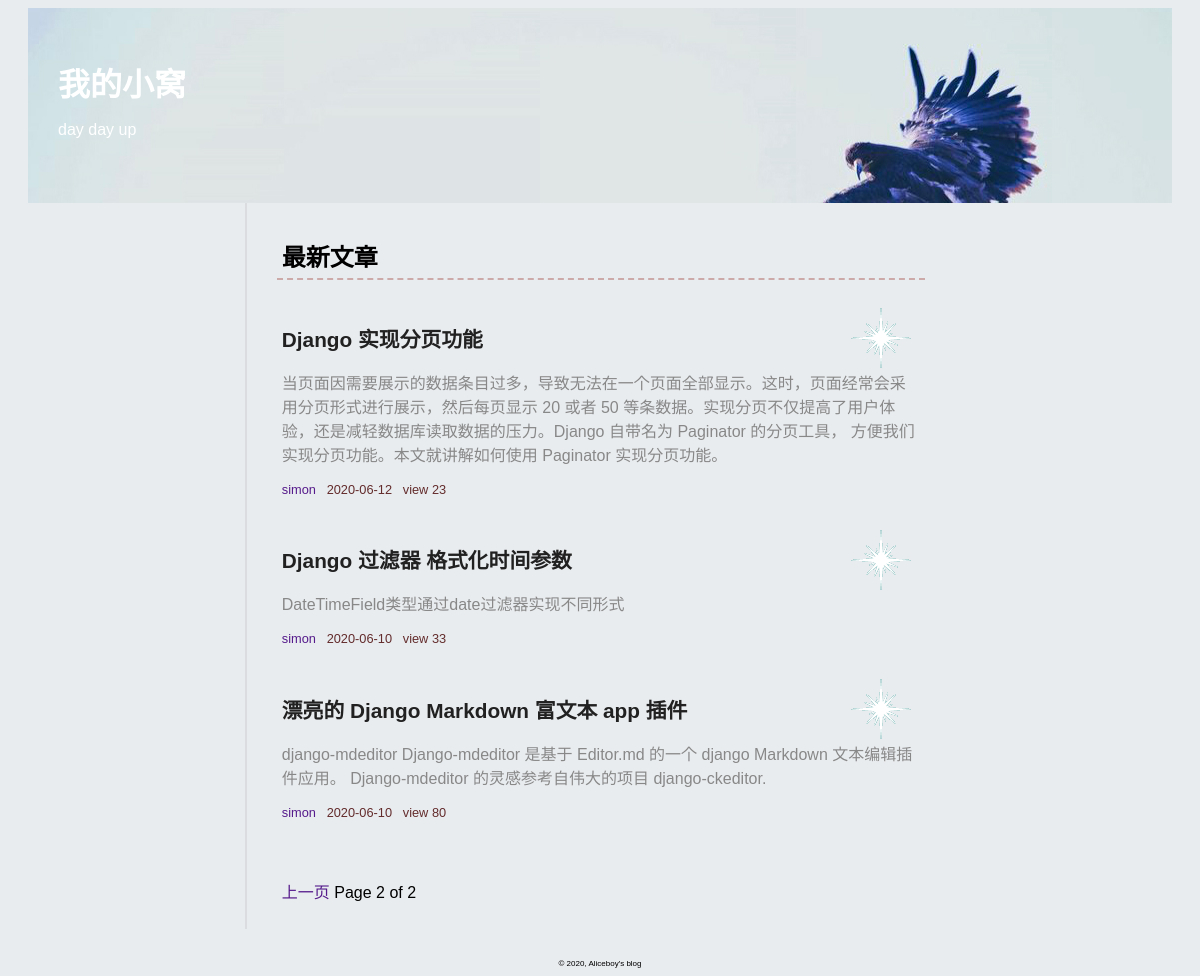
/blog/?page=2, run on an earlier commit of the app's database.
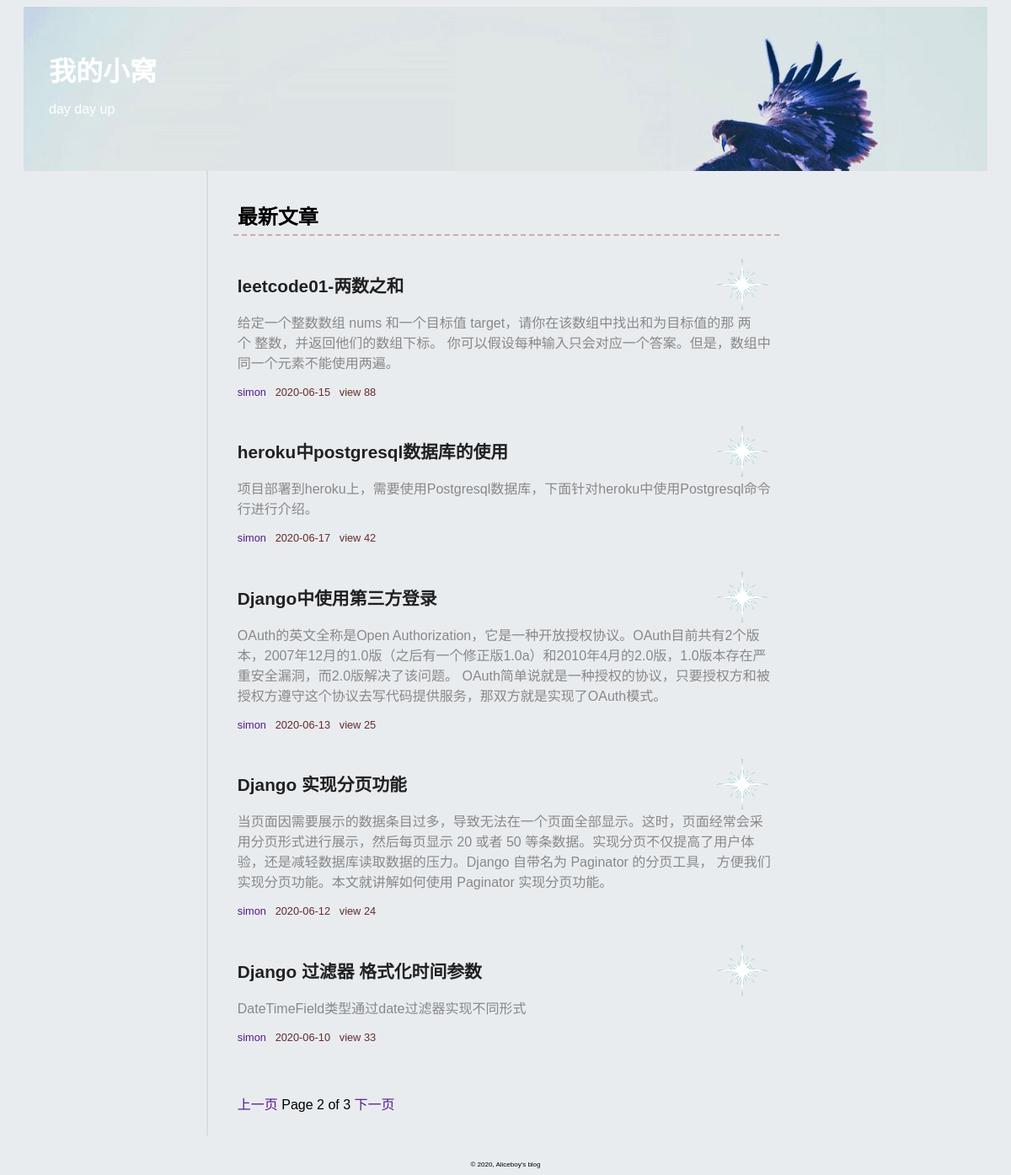
And on a later commit of the database.
### blog/models.py (models this page shows, shortened)
class Article(models.Model):
	title = models.CharField("文章标题",max_length=30)
	category = models.ForeignKey(Category,on_delete=models.CASCADE)
	content = MDTextField("文章内容")
	djgest = models.TextField("文章概要")
	author = models.ForeignKey(Author,on_delete=models.CASCADE)
	comment_num = models.BigIntegerField(default=0)
	view = models.BigIntegerField(default=0)
	created_time = models.DateTimeField("创建时间",auto_now_add=True)
	last_mod_time = models.DateTimeField("修改时间",auto_now=True)
	tag = models.ManyToManyField(Tag,blank=True)
	class Meta:
		ordering = ('-created_time',)

class Author(models.Model):
	name = models.CharField("作者姓名",max_length=20)
	avatar = models.ImageField(upload_to='avatar/%Y%m%d',blank=True)
	def __str__(self):
		return self.name

### blog/views.py (the view)
# urls.py: path('',views.index,name='index'),
def index(request):
	article_list = Article.objects.all()
	paginator = Paginator(article_list,5)
	if request.method == "GET":
		page = request.GET.get('page')
		try:
			books = paginator.page(page)
		except PageNotAnInteger:
			books = paginator.page(1)
		except InvalidPage:
			return HttpResponse("找不到页面")
		except EmptyPage:
			books = paginator.page(paginator.num_pages)
	context = {'article_list': books}
	return render(request,"blog/index.html",context)

### blog/templates/blog/index.html (shortened to what this page needs)
{% extends 'blog/base.html' %}
{% block content %}
<div id='body_main'>
	<h3>最新文章</h3>
	{% for article in article_list %}
	<div class="index_blog">
		<a href="{% url 'blog:detail' pk=article.pk %}">
			<h2>{{ article.title }}</h2>
			<p>{{ article.djgest }}</p>
		</a>
		<div class="time_and">
			<a href="#">{{ article.author }}</a>
			{{ article.last_mod_time|date:'Y-m-d' }}
			&nbsp;
			view&nbsp;{{ article.view }}
		</div>
	</div>
	{% endfor %}
	<br>
	<p id='page'>
		{% if article_list.has_previous %}
			<a href="?page={{ article_list.previous_page_number }}">上一页</a>
		{% endif %}
		Page {{ article_list.number }} of {{ article_list.paginator.num_pages }}
		{% if article_list.has_next %}
			<a href="?page={{ article_list.next_page_number }}">下一页</a>
		{% endif %}
	</p>
</div>
{% endblock %}

What changed in the data, as far as the page shows it:
no longer on this page (row unchanged): Article: title "漂亮的 Django Markdown 富文本 app 插件", djgest "django-mdeditor Django-mdeditor 是基于 Editor.md 的一个 django Markdown 文本编辑插件应用。 Django-mdeditor 的灵感参考自伟大的项目 django-ckeditor.", author "simon", last_mod_time "2020-06-10", view "80"
now on this page (row edited): Article: title "leetcode01-两数之和", djgest "给定一个整数数组 nums 和一个目标值 target，请你在该数组中找出和为目标值的那 两个 整数，并返回他们的数组下标。 你可以假设每种输入只会对应一个答案。但是，数组中同一个元素不能使用两遍。", author "simon", last_mod_time "2020-06-15", view "88"
now on this page (row unchanged): Article: title "heroku中postgresql数据库的使用", djgest "项目部署到heroku上，需要使用Postgresql数据库，下面针对heroku中使用Postgresql命令行进行介绍。", author "simon", last_mod_time "2020-06-17", view "42"
now on this page (row edited): Article: title "Django中使用第三方登录", djgest "OAuth的英文全称是Open Authorization，它是一种开放授权协议。OAuth目前共有2个版本，2007年12月的1.0版（之后有一个修正版1.0a）和2010年4月的2.0版，1.0版本存在严重安全漏洞，而2.0版解决了该问题。 OAuth简单说就是一种授权的协议，只要授权方和被授权方遵守这个协议去写代码提供服务，那双方就是实现了OAuth模式。", author "simon", last_mod_time "2020-06-13", view "25"
changed Article "Django 实现分页功能": view "23" → "24"
Also different on the page:
{{ article_list.paginator.num_pages }}: "2" → "3"
text now shown: "下一页"
